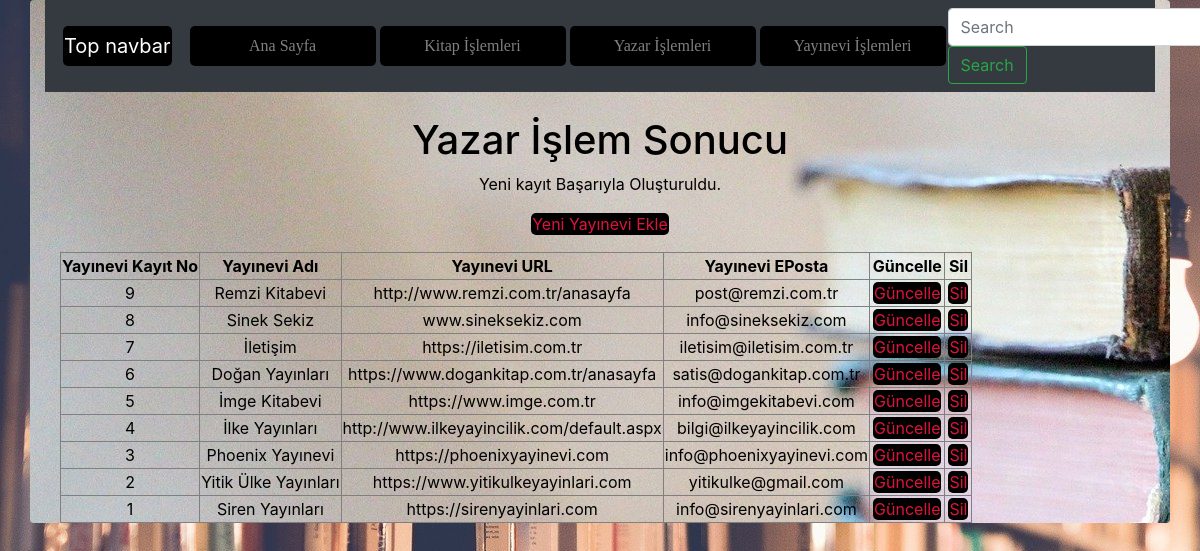
Screenshot of /yayinevi_eklendi.php with the database file from the repository.
### tables this page shows
CREATE TABLE `yayinevi` (
  `YayinEviKayitNo` smallint(6) NOT NULL COMMENT 'Yayın Evi Kayıt No',
  `YayinEviKayitTarihi` timestamp NOT NULL DEFAULT current_timestamp() COMMENT 'Yayın Evinin Veri Tabanına Kayıt Edildiği Tarih',
  `YayinEviAdi` varchar(50) NOT NULL COMMENT 'Yayın Evi Adı',
  `YayinEviURL` varchar(100) NOT NULL COMMENT 'Yayın Evinin URL''si',
  `YayinEviEPosta` varchar(100) NOT NULL COMMENT 'Yayın Evi E-postası'
);

### yayinevi_eklendi.php (the view, shortened to what this page needs)
<?php
    require_once("baglanti.php");
    $YayinEviAdi = mysqli_real_escape_string($baglanti, $_POST['YayinEviAdi']);
    $YayinEviURL = mysqli_real_escape_string($baglanti, $_POST['YayinEviURL']);
    $YayinEviEPosta = mysqli_real_escape_string($baglanti, $_POST['YayinEviEPosta']);
    $sorgu = "INSERT INTO yayinevi (YayinEviAdi, YayinEviURL, YayinEviEPosta)
            VALUES ('$YayinEviAdi', '$YayinEviURL', '$YayinEviEPosta')";
    if (mysqli_query($baglanti, $sorgu)) {
        $islemSonuc = "Yeni kayıt Başarıyla Oluşturuldu.";
    } else {
        $islemSonuc = "Hata: " . $sorgu . "<br>" . mysqli_error($baglanti);
    }
    $sorgu = mysqli_query($baglanti, "SELECT * FROM yayinevi ORDER BY YayinEviKayitNo DESC");
?>
<!DOCTYPE html>
<html lang="tr"><head><meta http-equiv="Content-Type" content="text/html; charset=UTF-8">
<link href="bootstrap.min.css" rel="stylesheet">
<link href="bs1.css" rel="stylesheet">
    <link href="./katalog_files/navbar-top.css" rel="stylesheet">
  </head>
  <body>
      <div id="divone" class="container rounded">
    <nav class="navbar navbar-expand-md navbar-dark bg-dark mb-4">
  <a class="navbar-brand" href="https://getbootstrap.com/docs/4.4/examples/navbar-static/#">Top navbar</a>
  <div class="collapse navbar-collapse" id="navbarCollapse">
    <ul class="navbar-nav mr-auto">
      <li class="nav-item">
        <a class="nav-link" href="index.php">Ana Sayfa </a>
      </li>
      <li class="nav-item">
        <a class="nav-link" href="kitap.php">Kitap İşlemleri</a>
      </li>
      <li class="nav-item">
        <a class="nav-link" href="yazar.php">Yazar İşlemleri</a>
      </li>
      <li class="nav-item">
        <a class="nav-link" href="yayinevi.php">Yayınevi İşlemleri</a>
      </li>
    </ul>
    <form class="form-inline mt-2 mt-md-0">
      <input class="form-control mr-sm-2" type="text" placeholder="Search" aria-label="Search">
      <button class="btn btn-outline-success my-2 my-sm-0" type="submit">Search</button>
    </form>
  </div>
</nav>
<main role="main" class="container">
<h1>Yazar İşlem Sonucu</h1>
<p><?php echo $islemSonuc; ?></p>
<p><a href="yayinevi_ekle.php">Yeni Yayınevi Ekle</a></p>
<?php
echo("<table border=1>");
    echo("<tr>");
    echo("<td><b>Yayınevi Kayıt No </b></td>");
    echo("<td><b>Yayınevi Adı</b></td>");
    echo("<td><b>Yayınevi URL</b></td>");
    echo("<td><b>Yayınevi EPosta</b></td>");
    echo("<td><b>Güncelle</b></td>");
    echo("<td><b>Sil</b></td>");
    echo("</tr>");
while($satir = mysqli_fetch_assoc($sorgu)){
    echo("<tr>");
    echo("<td>".$satir["YayinEviKayitNo"]."</td>");
    echo("<td>".$satir["YayinEviAdi"]."</td>");
    echo("<td>".$satir["YayinEviURL"]."</td>");
    echo("<td>".$satir["YayinEviEPosta"]."</td>");
    echo("<td><a href='yayineviguncellenecek.php?YayinEviKayitNo=".$satir["YayinEviKayitNo"]."'>Güncelle</a></td>");
    echo("<td><a href='yayinevisil.php?YayinEviKayitNo=".$satir["YayinEviKayitNo"]."'>Sil</a></td>");
    echo("</tr>");
            }
echo("</table>");
?>
</main>
      </div>
</body></html>

### bs1.css (style rules this page uses)
body { background-image: url(resim.jpg); }
#divone { background-image: url(resim3.jpg); color: black; margin-bottom: 10px; text-align: center; }
.nav-item { width: 190px; }
.nav-item a { color: wheat; font-family: cursive; transition-duration: 0.4s; }
a { color: crimson; text-decoration-line: none; background-color: black; border-radius: 5px; margin: 2px; padding: 1px; }

### navbar-top.css (style rules this page uses)
body { min-height: 75rem; }

### rows the page displays
yayinevi: YayinEviKayitNo "9", YayinEviAdi "Remzi Kitabevi", YayinEviURL "http://www.remzi.com.tr/anasayfa", YayinEviEPosta "post@remzi.com.tr"
yayinevi: YayinEviKayitNo "8", YayinEviAdi "Sinek Sekiz", YayinEviURL "www.sineksekiz.com", YayinEviEPosta "info@sineksekiz.com"
yayinevi: YayinEviKayitNo "7", YayinEviAdi "İletişim", YayinEviURL "https://iletisim.com.tr", YayinEviEPosta "iletisim@iletisim.com.tr"
yayinevi: YayinEviKayitNo "6", YayinEviAdi "Doğan Yayınları", YayinEviURL "https://www.dogankitap.com.tr/anasayfa", YayinEviEPosta "satis@dogankitap.com.tr"
yayinevi: YayinEviKayitNo "5", YayinEviAdi "İmge Kitabevi", YayinEviURL "https://www.imge.com.tr", YayinEviEPosta "info@imgekitabevi.com"
yayinevi: YayinEviKayitNo "4", YayinEviAdi "İlke Yayınları", YayinEviURL "http://www.ilkeyayincilik.com/default.aspx", YayinEviEPosta "bilgi@ilkeyayincilik.com"
yayinevi: YayinEviKayitNo "3", YayinEviAdi "Phoenix Yayınevi", YayinEviURL "https://phoenixyayinevi.com", YayinEviEPosta "info@phoenixyayinevi.com"
yayinevi: YayinEviKayitNo "2", YayinEviAdi "Yitik Ülke Yayınları", YayinEviURL "https://www.yitikulkeyayinlari.com", YayinEviEPosta "yitikulke@gmail.com"
yayinevi: YayinEviKayitNo "1", YayinEviAdi "Siren Yayınları", YayinEviURL "https://sirenyayinlari.com", YayinEviEPosta "info@sirenyayinlari.com"

### other values shown
$islemSonuc "Yeni kayıt Başarıyla Oluşturuldu."
